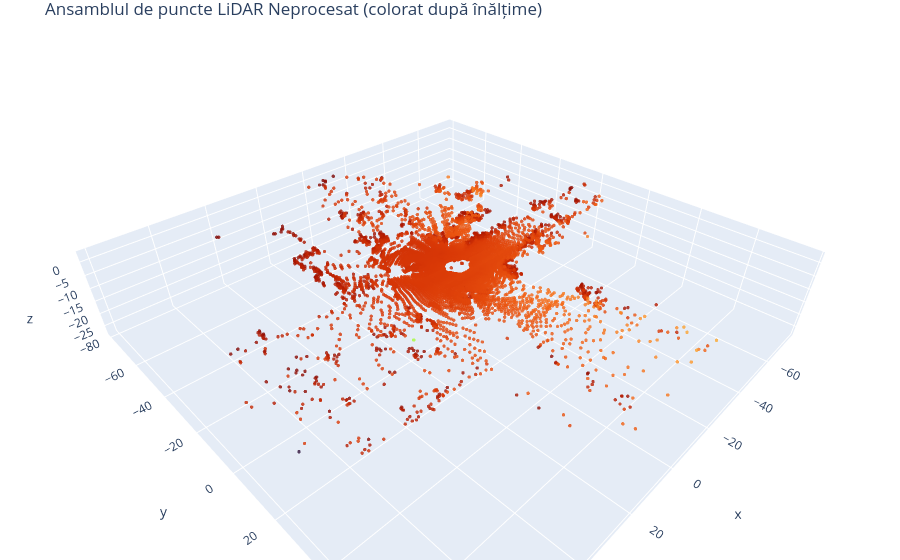

Notebook source saved alongside this figure:
### Markdown cell above
Înainte de a aplica inferența, se pot vizualiza punctele LiDAR neprocesate, încărcate direct din fișierul `.bin`, colorate în funcție de înălțime (axa Z).

### Code cell
raw_pc = np.fromfile(INPUT_SCENE, dtype=np.float32).reshape((-1, 4))
xyz = raw_pc[:, :3]

# Randarea punctelor neprocesate, colorate dupa axa lor Z.
hover_z = [f"Z-inaltime: {z:.2f}m" for z in xyz[:, 2]]
plot_point_cloud(xyz, xyz[:, 2], "Ansamblul de puncte LiDAR Neprocesat (colorat după înălțime)", hover_texts=hover_z, is_categorical=False)

### Figure 1 — Plotly figure (JSON) as saved in the notebook; plotly's stock layout.template omitted (floating-point values rounded to 4 significant figures; data arrays with more than 128 entries replaced by an {"elided": "..."} marker saying what was removed)
{"data": [{"hoverinfo": "text", "marker": {"color": {"elided": "12339 float values"}, "colorscale": [[0, "#30123b"], [0.07143, "#4145ab"], [0.1429, "#4675ed"], [0.2143, "#39a2fc"], [0.2857, "#1bcfd4"], [0.3571, "#24eca6"], [0.4286, "#61fc6c"], [0.5, "#a4fc3b"], [0.5714, "#d1e834"], [0.6429, "#f3c63a"], [0.7143, "#fe9b2d"], [0.7857, "#f36315"], [0.8571, "#d93806"], [0.9286, "#b11901"], [1, "#7a0402"]], "opacity": 0.8, "size": 2}, "mode": "markers", "text": {"elided": "12339 str values"}, "type": "scatter3d", "x": {"elided": "12339 float values"}, "y": {"elided": "12339 float values"}, "z": {"elided": "12339 float values"}}], "layout": {"margin": {"b": 0, "l": 0, "r": 0, "t": 30}, "scene": {"aspectmode": "data"}, "title": {"text": "Ansamblul de puncte LiDAR Neprocesat (colorat după înălțime)"}}}
